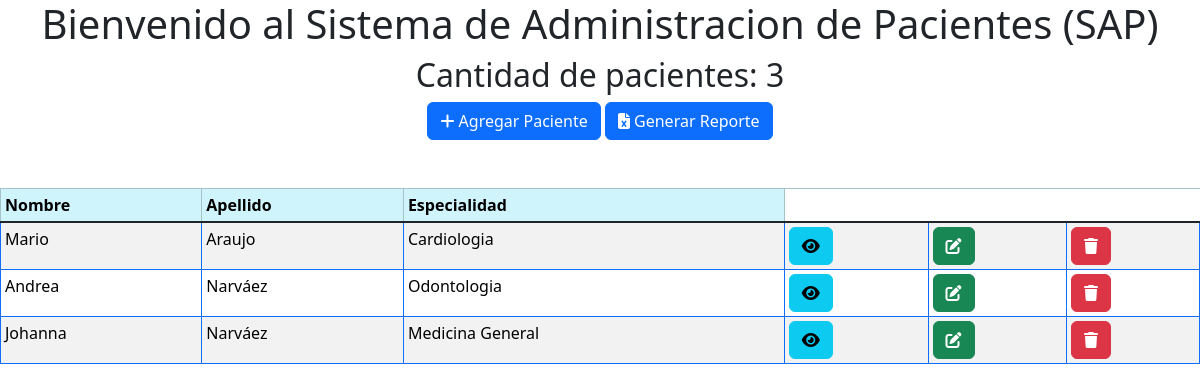
Before: / with the older database file.
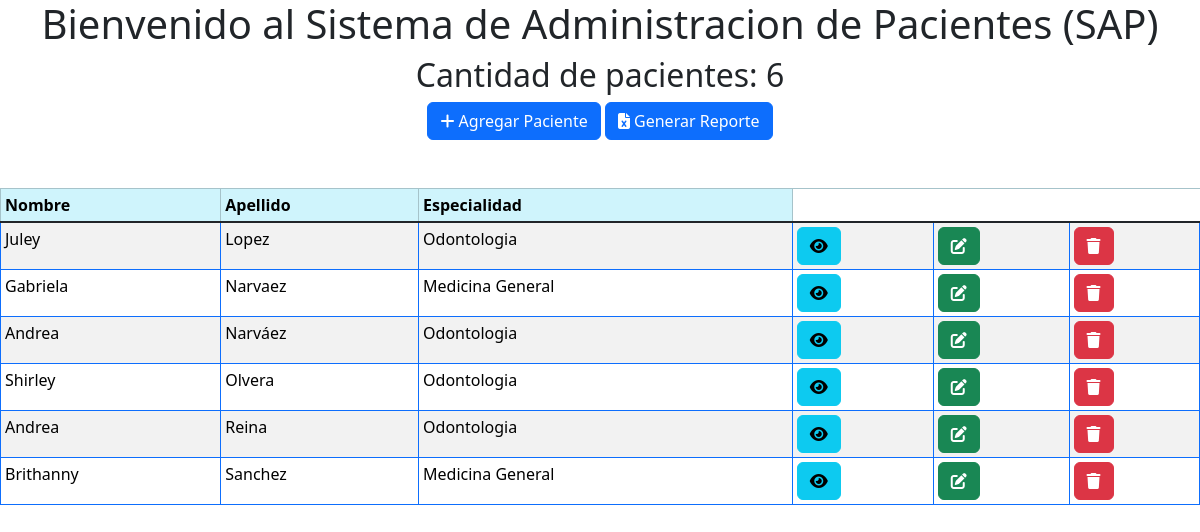
After: the same page with the newer database file.
### pacientes/models.py (models this page shows, shortened)
class Paciente (models.Model):
    SEXO = [
        ("M", "Masculino"),
        ("F", "Femenino"),
    ]
    nombre = models.CharField(max_length=20)
    apellido = models.CharField(max_length=20)
    sexo = models.CharField(max_length=1, choices=SEXO, null=True)
    email = models.CharField(max_length=50)
    especialidad = models.ForeignKey(Especialidad, on_delete=models.SET_NULL, null= True)
    doctor = models.ForeignKey(Doctor, on_delete=models.SET_NULL, null= True)
    direccion = models.ForeignKey(Direccion,on_delete= models.SET_NULL, null= True )
    activo = models.BooleanField(default=True)

class Especialidad(models.Model):
    nombre = models.CharField(max_length=30, null=True)
    doctor = models.CharField(max_length=100, null=True)
    def __str__(self):
        return f"{self.nombre}"

### webapp/views.py (the view)
# urls.py: path('', bienvenida2, name = 'inicio'),
def bienvenida2(request):
    cantidad_pacientes = Paciente.objects.count()
    pacientes = Paciente.objects.order_by('apellido', 'nombre')
    dict_datos = {'cantidad_pacientes':cantidad_pacientes, 'pacientes':pacientes}
    pagina = loader.get_template('bienvenido1.html')
    return HttpResponse(pagina.render(dict_datos, request))

### webapp/templates/bienvenido1.html (shortened to what this page needs)
<!DOCTYPE html>
<html lang="en">
<head>
    {% load static %}
    <link href="{% static 'fontawesomefree/css/fontawesome.css' %}" rel="stylesheet" type="text/css">
    <link href="{% static 'fontawesomefree/css/brands.css' %}" rel="stylesheet" type="text/css">
    <link href="{% static 'fontawesomefree/css/solid.css' %}" rel="stylesheet" type="text/css">
    <link href="https://cdn.jsdelivr.net/npm/bootstrap@5.3.2/dist/css/bootstrap.min.css" rel="stylesheet">
</head>
<body>
<div class="panel panel-primary" align="center">
    <div class="panel-heading">
    <h1>Bienvenido al Sistema de Administracion de Pacientes (SAP)</h1>
    </div>
<h2>Cantidad de pacientes: {{cantidad_pacientes}}</h2>
</div>
<div align="center" class="">
    <a href="agregar_paciente/" class="btn btn-primary"><i class="fa-solid fa-plus"></i> Agregar Paciente</a>
    <a href="generar_reporte/" class="btn btn-primary"><i class="fa-solid fa-file-excel"></i> Generar Reporte</a>
</div>
    <br>
    <br>
<table class="table table-hover table-striped table-bordered border-primary table-sm" style="width:100%">
    <thead>
        <tr scope="row" class="table-info">
            <th scope="col">Nombre</th>
            <th scope="col">Apellido</th>
            <th scope="col">Especialidad</th>
        </tr>
    </thead>
    <tbody class="table-group-divider">
        {% for paciente in pacientes %}
            <tr scope="row">
                <td>{{paciente.nombre}}</td>
                <td>{{paciente.apellido}}</td>
                <td>{{paciente.especialidad|default_if_none:"-" }}</td>
                <td><a href="ver_paciente/{{paciente.id}}" class="btn btn-info"><i class="fa-solid fa-eye"></i></a> </td>
                <td><a href="modificar_paciente/{{paciente.id}}" class="btn btn-success"><i class="fa-solid fa-pen-to-square"></i></a></td>
                <td><a href="eliminar_paciente/{{paciente.id}}" class="btn btn-danger"><i class="fa-solid fa-trash"></i></a></td>
            </tr>
        {% endfor %}
    </tbody>
</table>
</body>
</html>

Changed rows visible on the page:
removed Paciente: nombre "Mario", apellido "Araujo", especialidad "Cardiologia"
removed Paciente: nombre "Johanna", apellido "Narváez", especialidad "Medicina General"
added Paciente: nombre "Juley", apellido "Lopez", especialidad "Odontologia"
added Paciente: nombre "Gabriela", apellido "Narvaez", especialidad "Medicina General"
added Paciente: nombre "Shirley", apellido "Olvera", especialidad "Odontologia"
added Paciente: nombre "Andrea", apellido "Reina", especialidad "Odontologia"
added Paciente: nombre "Brithanny", apellido "Sanchez", especialidad "Medicina General"
Other visible differences:
{{ cantidad_pacientes }}: "3" → "6"
